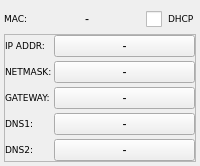
     <widget class="QWidget" name="tab_eth0">
      <attribute name="title">
       <string>Ethernet 0</string>
      </attribute>
      <layout class="QVBoxLayout" name="verticalLayout_2">
       <property name="spacing">
        <number>0</number>
       </property>
       <property name="margin">
        <number>4</number>
       </property>
       <item>
        <layout class="QHBoxLayout" name="horizontalLayout_4">
         <item>
          <widget class="QLabel" name="label_eth0_MACtxt">
           <property name="sizePolicy">
            <sizepolicy hsizetype="Minimum" vsizetype="Fixed">
             <horstretch>0</horstretch>
             <verstretch>0</verstretch>
            </sizepolicy>
           </property>
           <property name="font">
            <font>
             <family>DejaVu Sans</family>
             <pointsize>7</pointsize>
            </font>
           </property>
           <property name="focusPolicy">
            <enum>Qt::NoFocus</enum>
           </property>
           <property name="text">
            <string>MAC:</string>
           </property>
          </widget>
         </item>
         <item>
          <widget class="QLabel" name="label_eth0_MAC">
           <property name="sizePolicy">
            <sizepolicy hsizetype="MinimumExpanding" vsizetype="Fixed">
             <horstretch>0</horstretch>
             <verstretch>0</verstretch>
            </sizepolicy>
           </property>
           <property name="focusPolicy">
            <enum>Qt::NoFocus</enum>
           </property>
           <property name="text">
            <string>-</string>
           </property>
           <property name="alignment">
            <set>Qt::AlignCenter</set>
           </property>
          </widget>
         </item>
         <item>
          <widget class="QCheckBox" name="checkBox_eth0_DHCP">
           <property name="sizePolicy">
            <sizepolicy hsizetype="Fixed" vsizetype="Fixed">
             <horstretch>0</horstretch>
             <verstretch>0</verstretch>
            </sizepolicy>
           </property>
           <property name="minimumSize">
            <size>
             <width>0</width>
             <height>30</height>
            </size>
           </property>
           <property name="font">
            <font>
             <family>DejaVu Sans</family>
             <pointsize>7</pointsize>
            </font>
           </property>
           <property name="focusPolicy">
            <enum>Qt::NoFocus</enum>
           </property>
           <property name="styleSheet">
            <string notr="true">QCheckBox::indicator {
    width: 16px;
    height: 16px;
}</string>
           </property>
           <property name="text">
            <string>DHCP</string>
           </property>
          </widget>
         </item>
        </layout>
       </item>
       <item>
        <widget class="QFrame" name="frame_eth0">
         <property name="focusPolicy">
          <enum>Qt::NoFocus</enum>
         </property>
         <property name="frameShape">
          <enum>QFrame::StyledPanel</enum>
         </property>
         <property name="frameShadow">
          <enum>QFrame::Raised</enum>
         </property>
         <layout class="QGridLayout" name="gridLayout">
          <property name="horizontalSpacing">
           <number>2</number>
          </property>
          <property name="verticalSpacing">
           <number>4</number>
          </property>
          <property name="margin">
           <number>0</number>
          </property>
          <item row="5" column="1">
           <widget class="QPushButton" name="pushButton_eth0_DNS2">
            <property name="sizePolicy">
             <sizepolicy hsizetype="MinimumExpanding" vsizetype="MinimumExpanding">
              <horstretch>0</horstretch>
              <verstretch>0</verstretch>
             </sizepolicy>
            </property>
            <property name="focusPolicy">
             <enum>Qt::NoFocus</enum>
            </property>
            <property name="text">
             <string>-</string>
            </property>
           </widget>
          </item>
          <item row="5" column="0">
           <widget class="QLabel" name="label_eth0_DNS2">
            <property name="sizePolicy">
             <sizepolicy hsizetype="Minimum" vsizetype="Fixed">
              <horstretch>0</horstretch>
              <verstretch>0</verstretch>
             </sizepolicy>
            </property>
            <property name="font">
             <font>
              <family>DejaVu Sans</family>
              <pointsize>7</pointsize>
             </font>
            </property>
            <property name="focusPolicy">
             <enum>Qt::NoFocus</enum>
            </property>
            <property name="text">
             <string>DNS2:</string>
            </property>
           </widget>
          </item>
          <item row="4" column="1">
           <widget class="QPushButton" name="pushButton_eth0_DNS1">
            <property name="sizePolicy">
             <sizepolicy hsizetype="MinimumExpanding" vsizetype="MinimumExpanding">
              <horstretch>0</horstretch>
              <verstretch>0</verstretch>
             </sizepolicy>
            </property>
            <property name="focusPolicy">
             <enum>Qt::NoFocus</enum>
            </property>
            <property name="text">
             <string>-</string>
            </property>
           </widget>
          </item>
          <item row="3" column="1">
           <widget class="QPushButton" name="pushButton_eth0_GW">
            <property name="sizePolicy">
             <sizepolicy hsizetype="MinimumExpanding" vsizetype="MinimumExpanding">
              <horstretch>0</horstretch>
              <verstretch>0</verstretch>
             </sizepolicy>
            </property>
            <property name="focusPolicy">
             <enum>Qt::NoFocus</enum>
            </property>
            <property name="text">
             <string>-</string>
            </property>
           </widget>
          </item>
          <item row="2" column="0">
           <widget class="QLabel" name="label_eth0_NM">
            <property name="sizePolicy">
             <sizepolicy hsizetype="Minimum" vsizetype="Fixed">
              <horstretch>0</horstretch>
              <verstretch>0</verstretch>
             </sizepolicy>
            </property>
            <property name="font">
             <font>
              <family>DejaVu Sans</family>
              <pointsize>7</pointsize>
             </font>
            </property>
            <property name="focusPolicy">
             <enum>Qt::NoFocus</enum>
            </property>
            <property name="text">
             <string>NETMASK:</string>
            </property>
           </widget>
          </item>
          <item row="3" column="0">
           <widget class="QLabel" name="label_eth0_GW">
            <property name="sizePolicy">
             <sizepolicy hsizetype="Minimum" vsizetype="Fixed">
              <horstretch>0</horstretch>
              <verstretch>0</verstretch>
             </sizepolicy>
            </property>
            <property name="font">
             <font>
              <family>DejaVu Sans</family>
              <pointsize>7</pointsize>
             </font>
            </property>
            <property name="focusPolicy">
             <enum>Qt::NoFocus</enum>
            </property>
            <property name="text">
             <string>GATEWAY:</string>
            </property>
           </widget>
          </item>
          <item row="1" column="0">
           <widget class="QLabel" name="label_eth0_IP">
            <property name="sizePolicy">
             <sizepolicy hsizetype="Minimum" vsizetype="Fixed">
              <horstretch>0</horstretch>
              <verstretch>0</verstretch>
             </sizepolicy>
            </property>
            <property name="font">
             <font>
              <family>DejaVu Sans</family>
              <pointsize>7</pointsize>
             </font>
            </property>
            <property name="focusPolicy">
             <enum>Qt::NoFocus</enum>
            </property>
            <property name="text">
             <string>IP ADDR:</string>
            </property>
           </widget>
          </item>
          <item row="1" column="1">
           <widget class="QPushButton" name="pushButton_eth0_IP">
            <property name="sizePolicy">
             <sizepolicy hsizetype="MinimumExpanding" vsizetype="MinimumExpanding">
              <horstretch>0</horstretch>
              <verstretch>0</verstretch>
             </sizepolicy>
            </property>
            <property name="focusPolicy">
             <enum>Qt::NoFocus</enum>
            </property>
            <property name="text">
             <string>-</string>
            </property>
           </widget>
          </item>
          <item row="2" column="1">
           <widget class="QPushButton" name="pushButton_eth0_NM">
            <property name="sizePolicy">
             <sizepolicy hsizetype="MinimumExpanding" vsizetype="MinimumExpanding">
              <horstretch>0</horstretch>
              <verstretch>0</verstretch>
             </sizepolicy>
            </property>
            <property name="focusPolicy">
             <enum>Qt::NoFocus</enum>
            </property>
            <property name="text">
             <string>-</string>
            </property>
           </widget>
          </item>
          <item row="4" column="0">
           <widget class="QLabel" name="label_eth0_DNS1">
            <property name="sizePolicy">
             <sizepolicy hsizetype="Minimum" vsizetype="Fixed">
              <horstretch>0</horstretch>
              <verstretch>0</verstretch>
             </sizepolicy>
            </property>
            <property name="font">
             <font>
              <family>DejaVu Sans</family>
              <pointsize>7</pointsize>
             </font>
            </property>
            <property name="focusPolicy">
             <enum>Qt::NoFocus</enum>
            </property>
            <property name="text">
             <string>DNS1:</string>
            </property>
           </widget>
          </item>
         </layout>
        </widget>
       </item>
      </layout>
     </widget>
